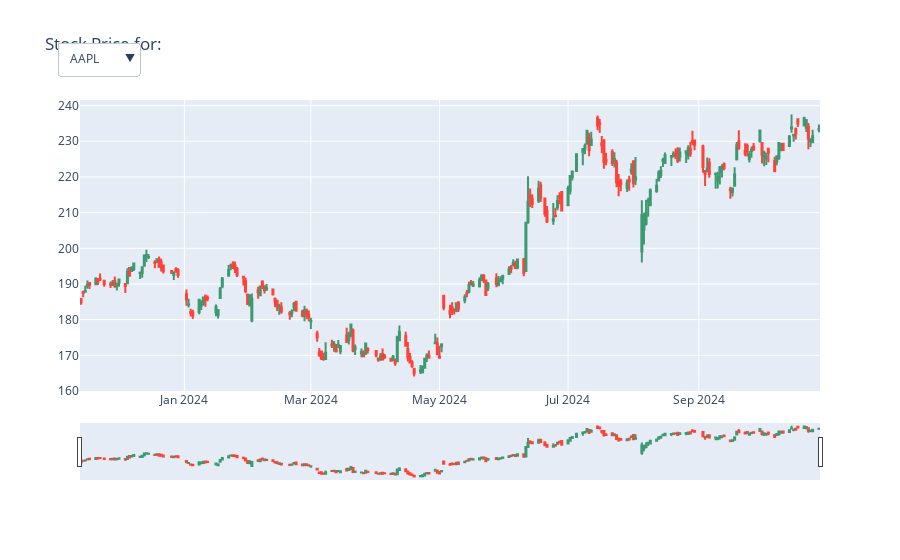

Here is the notebook cell this chart was saved with:
### Markdown cell above
To avoid having one plot for all tickers, I will create separate plots for each ticker's rolling features, but using plotly for better interactivity. and visualization.

### Code cell
import plotly.graph_objects as go


fig = go.Figure()

# Add a candlestick trace for each ticker, this is to create each ticker's candlestick chart
for t in tickers: 
    sub = df[df['ticker'] == t]
    fig.add_trace(
        go.Candlestick(
            x=sub['date'], open=sub['open'], high=sub['high'], low=sub['low'], close=sub['close'],
            name=t,
            visible=False  # we'll activate one of them with the dropdown
        )
    )

# Make the first ticker visible by default
fig.data[0].visible = True

# Create dropdown buttons
dropdown_buttons = []
for i, t in enumerate(tickers):
    # Create a mask where only the i-th trace is visible
    visibility = ['legendonly'] * len(tickers)
    visibility[i] = True

    dropdown_buttons.append(
        dict(
            label=t,
            method="update",
            args=[{'visible': visibility},
                  {'title': f"{t} Stock Price"}]
        )
    )

# Add dropdown to layout
fig.update_layout(title="Stock Price for:",
                  updatemenus=[dict(active=0, buttons=dropdown_buttons, x=.08, y=1.2)]
                  )

fig.show()

### Figure 1 — Plotly figure (JSON) as saved in the notebook; plotly's stock layout.template omitted (floating-point values rounded to 4 significant figures; data arrays with more than 128 entries replaced by an {"elided": "..."} marker saying what was removed)
{"data": [{"close": {"elided": "241 float values"}, "high": {"elided": "241 float values"}, "low": {"elided": "241 float values"}, "name": "AAPL", "open": {"elided": "241 float values"}, "type": "candlestick", "visible": true, "x": {"elided": "241 str values"}}, {"close": {"elided": "241 float values"}, "high": {"elided": "241 float values"}, "low": {"elided": "241 float values"}, "name": "GOOGL", "open": {"elided": "241 float values"}, "type": "candlestick", "visible": false, "x": {"elided": "241 str values"}}, {"close": {"elided": "241 float values"}, "high": {"elided": "241 float values"}, "low": {"elided": "241 float values"}, "name": "AMZN", "open": {"elided": "241 float values"}, "type": "candlestick", "visible": false, "x": {"elided": "241 str values"}}, {"close": {"elided": "241 float values"}, "high": {"elided": "241 float values"}, "low": {"elided": "241 float values"}, "name": "TSLA", "open": {"elided": "241 float values"}, "type": "candlestick", "visible": false, "x": {"elided": "241 str values"}}, {"close": {"elided": "241 float values"}, "high": {"elided": "241 float values"}, "low": {"elided": "241 float values"}, "name": "META", "open": {"elided": "241 float values"}, "type": "candlestick", "visible": false, "x": {"elided": "241 str values"}}, {"close": {"elided": "241 float values"}, "high": {"elided": "241 float values"}, "low": {"elided": "241 float values"}, "name": "NVDA", "open": {"elided": "241 float values"}, "type": "candlestick", "visible": false, "x": {"elided": "241 str values"}}, {"close": {"elided": "241 float values"}, "high": {"elided": "241 float values"}, "low": {"elided": "241 float values"}, "name": "MSFT", "open": {"elided": "241 float values"}, "type": "candlestick", "visible": false, "x": {"elided": "241 str values"}}], "layout": {"title": {"text": "Stock Price for:"}, "updatemenus": [{"active": 0, "buttons": [{"args": [{"visible": [true, "legendonly", "legendonly", "legendonly", "legendonly", "legendonly", "legendonly"]}, {"title": "AAPL Stock Price"}], "label": "AAPL", "method": "update"}, {"args": [{"visible": ["legendonly", true, "legendonly", "legendonly", "legendonly", "legendonly", "legendonly"]}, {"title": "GOOGL Stock Price"}], "label": "GOOGL", "method": "update"}, {"args": [{"visible": ["legendonly", "legendonly", true, "legendonly", "legendonly", "legendonly", "legendonly"]}, {"title": "AMZN Stock Price"}], "label": "AMZN", "method": "update"}, {"args": [{"visible": ["legendonly", "legendonly", "legendonly", true, "legendonly", "legendonly", "legendonly"]}, {"title": "TSLA Stock Price"}], "label": "TSLA", "method": "update"}, {"args": [{"visible": ["legendonly", "legendonly", "legendonly", "legendonly", true, "legendonly", "legendonly"]}, {"title": "META Stock Price"}], "label": "META", "method": "update"}, {"args": [{"visible": ["legendonly", "legendonly", "legendonly", "legendonly", "legendonly", true, "legendonly"]}, {"title": "NVDA Stock Price"}], "label": "NVDA", "method": "update"}, {"args": [{"visible": ["legendonly", "legendonly", "legendonly", "legendonly", "legendonly", "legendonly", true]}, {"title": "MSFT Stock Price"}], "label": "MSFT", "method": "update"}], "x": 0.08, "y": 1.2}]}}
